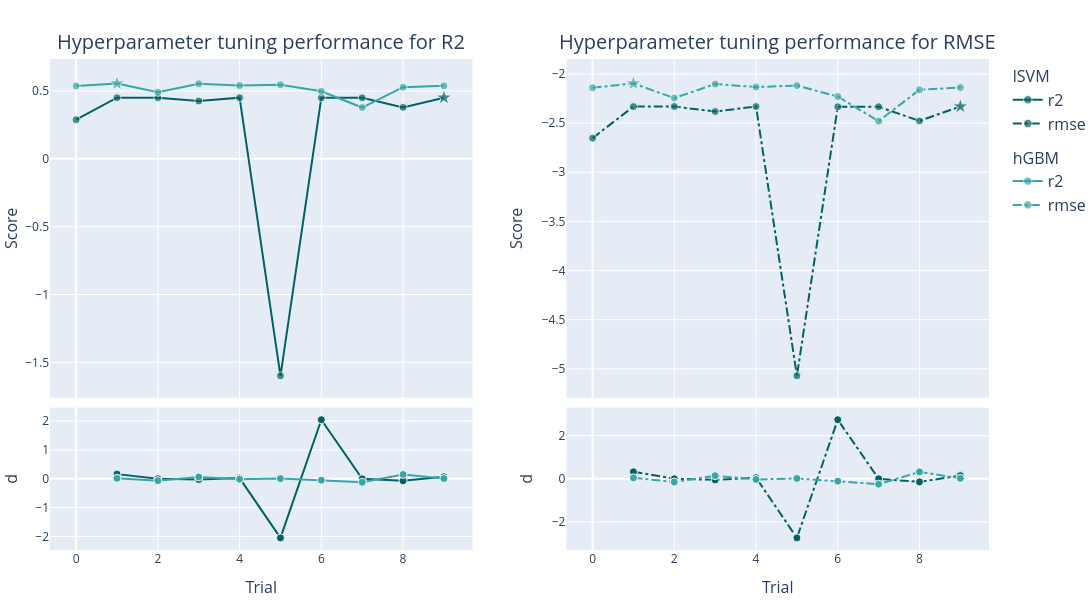

Write notebook code for a chart like this one.
### Code cell
# Alguns gráficos permitem escolher a métrica que queremos mostrar
with experionml.canvas():
    experionml.plot_trials(metric="r2", title="Hyperparameter tuning performance for R2")
    experionml.plot_trials(metric="rmse", title="Hyperparameter tuning performance for RMSE")

### Figure 1 — Plotly figure (JSON) as saved in the notebook; plotly's stock layout.template omitted (floating-point values rounded to 4 significant figures)
{"data": [{"legendgroup": "lSVM", "legendgrouptitle": {"font": {"size": 16}, "text": "lSVM"}, "line": {"color": "rgb(0, 98, 98)", "dash": "solid", "width": 2}, "marker": {"color": "rgb(0, 98, 98)", "line": {"color": "rgba(255, 255, 255, 0.9)", "width": 1}, "size": [8, 8, 8, 8, 8, 8, 8, 8, 8, 12.0], "symbol": ["circle", "circle", "circle", "circle", "circle", "circle", "circle", "circle", "circle", "star"]}, "mode": "lines+markers", "name": "r2", "showlegend": true, "type": "scatter", "x": [0, 1, 2, 3, 4, 5, 6, 7, 8, 9], "xaxis": "x2", "y": [0.2887, 0.4507, 0.451, 0.4266, 0.4509, -1.6, 0.4499, 0.4499, 0.3798, 0.4512], "yaxis": "y"}, {"hovertemplate": "(%{x}, %{y})<extra>lSVM - r2</extra>", "legendgroup": "lSVM", "legendgrouptitle": {"font": {"size": 16}, "text": "lSVM"}, "line": {"color": "rgb(0, 98, 98)", "dash": "solid", "width": 2}, "marker": {"color": "rgb(0, 98, 98)", "line": {"color": "rgba(255, 255, 255, 0.9)", "width": 1}, "size": 8, "symbol": "circle"}, "mode": "lines+markers", "name": "r2", "showlegend": false, "type": "scatter", "x": [0, 1, 2, 3, 4, 5, 6, 7, 8, 9], "xaxis": "x2", "y": [NaN, 0.1619, 0.0003061, -0.02434, 0.02432, -2.05, 2.049, 3.141e-06, -0.07009, 0.0714], "yaxis": "y2"}, {"legendgroup": "hGBM", "legendgrouptitle": {"font": {"size": 16}, "text": "hGBM"}, "line": {"color": "rgb(56, 166, 165)", "dash": "solid", "width": 2}, "marker": {"color": "rgb(56, 166, 165)", "line": {"color": "rgba(255, 255, 255, 0.9)", "width": 1}, "size": [8, 12.0, 8, 8, 8, 8, 8, 8, 8, 8], "symbol": ["circle", "star", "circle", "circle", "circle", "circle", "circle", "circle", "circle", "circle"]}, "mode": "lines+markers", "name": "r2", "showlegend": true, "type": "scatter", "x": [0, 1, 2, 3, 4, 5, 6, 7, 8, 9], "xaxis": "x2", "y": [0.5373, 0.556, 0.4906, 0.5535, 0.5403, 0.5466, 0.4977, 0.3783, 0.5285, 0.5381], "yaxis": "y"}, {"hovertemplate": "(%{x}, %{y})<extra>hGBM - r2</extra>", "legendgroup": "hGBM", "legendgrouptitle": {"font": {"size": 16}, "text": "hGBM"}, "line": {"color": "rgb(56, 166, 165)", "dash": "solid", "width": 2}, "marker": {"color": "rgb(56, 166, 165)", "line": {"color": "rgba(255, 255, 255, 0.9)", "width": 1}, "size": 8, "symbol": "circle"}, "mode": "lines+markers", "name": "r2", "showlegend": false, "type": "scatter", "x": [0, 1, 2, 3, 4, 5, 6, 7, 8, 9], "xaxis": "x2", "y": [NaN, 0.01877, -0.06542, 0.06292, -0.0132, 0.006299, -0.04888, -0.1195, 0.1502, 0.009631], "yaxis": "y2"}, {"legendgroup": "lSVM", "legendgrouptitle": {"font": {"size": 16}, "text": "lSVM"}, "line": {"color": "rgb(0, 98, 98)", "dash": "dashdot", "width": 2}, "marker": {"color": "rgb(0, 98, 98)", "line": {"color": "rgba(255, 255, 255, 0.9)", "width": 1}, "size": [8, 8, 8, 8, 8, 8, 8, 8, 8, 12.0], "symbol": ["circle", "circle", "circle", "circle", "circle", "circle", "circle", "circle", "circle", "star"]}, "mode": "lines+markers", "name": "rmse", "showlegend": true, "type": "scatter", "x": [0, 1, 2, 3, 4, 5, 6, 7, 8, 9], "xaxis": "x4", "y": [-2.653, -2.331, -2.331, -2.382, -2.331, -5.072, -2.333, -2.333, -2.477, -2.33], "yaxis": "y3"}, {"hovertemplate": "(%{x}, %{y})<extra>lSVM - rmse</extra>", "legendgroup": "lSVM", "legendgrouptitle": {"font": {"size": 16}, "text": "lSVM"}, "line": {"color": "rgb(0, 98, 98)", "dash": "dashdot", "width": 2}, "marker": {"color": "rgb(0, 98, 98)", "line": {"color": "rgba(255, 255, 255, 0.9)", "width": 1}, "size": 8, "symbol": "circle"}, "mode": "lines+markers", "name": "rmse", "showlegend": false, "type": "scatter", "x": [0, 1, 2, 3, 4, 5, 6, 7, 8, 9], "xaxis": "x4", "y": [NaN, 0.3214, 0.0006497, -0.05111, 0.05106, -2.741, 2.739, 6.66e-06, -0.1442, 0.147], "yaxis": "y4"}, {"legendgroup": "hGBM", "legendgrouptitle": {"font": {"size": 16}, "text": "hGBM"}, "line": {"color": "rgb(56, 166, 165)", "dash": "dashdot", "width": 2}, "marker": {"color": "rgb(56, 166, 165)", "line": {"color": "rgba(255, 255, 255, 0.9)", "width": 1}, "size": [8, 12.0, 8, 8, 8, 8, 8, 8, 8, 8], "symbol": ["circle", "star", "circle", "circle", "circle", "circle", "circle", "circle", "circle", "circle"]}, "mode": "lines+markers", "name": "rmse", "showlegend": true, "type": "scatter", "x": [0, 1, 2, 3, 4, 5, 6, 7, 8, 9], "xaxis": "x4", "y": [-2.14, -2.096, -2.245, -2.102, -2.133, -2.118, -2.229, -2.48, -2.16, -2.138], "yaxis": "y3"}, {"hovertemplate": "(%{x}, %{y})<extra>hGBM - rmse</extra>", "legendgroup": "hGBM", "legendgrouptitle": {"font": {"size": 16}, "text": "hGBM"}, "line": {"color": "rgb(56, 166, 165)", "dash": "dashdot", "width": 2}, "marker": {"color": "rgb(56, 166, 165)", "line": {"color": "rgba(255, 255, 255, 0.9)", "width": 1}, "size": 8, "symbol": "circle"}, "mode": "lines+markers", "name": "rmse", "showlegend": false, "type": "scatter", "x": [0, 1, 2, 3, 4, 5, 6, 7, 8, 9], "xaxis": "x4", "y": [NaN, 0.04383, -0.1491, 0.1432, -0.03085, 0.01466, -0.1112, -0.251, 0.3202, 0.02217], "yaxis": "y4"}], "layout": {"annotations": [{"font": {"size": 20}, "showarrow": false, "text": "Hyperparameter tuning performance for R2", "x": 0.225, "xanchor": "center", "xref": "paper", "y": 1.005, "yanchor": "bottom", "yref": "paper"}, {"font": {"size": 20}, "showarrow": false, "text": "Hyperparameter tuning performance for RMSE", "x": 0.775, "xanchor": "center", "xref": "paper", "y": 1.005, "yanchor": "bottom", "yref": "paper"}], "font": {"size": 12}, "height": 600, "hoverlabel": {"font": {"size": 16}}, "hovermode": "x unified", "legend": {"bgcolor": "rgba(255, 255, 255, 0.5)", "font": {"size": 16}, "groupclick": "togglegroup", "traceorder": "grouped"}, "margin": {"b": 50, "l": 50, "pad": 0, "r": 0, "t": 59}, "showlegend": true, "title": {"font": {"size": 24}, "pad": {"b": 15, "t": 15}, "x": 0.5, "xanchor": "center", "xref": "paper", "y": 1, "yanchor": "top"}, "width": 1250, "xaxis": {"anchor": "y", "automargin": true, "domain": [0.0, 0.45], "showticklabels": false, "title": {"font": {"size": 16}}}, "xaxis2": {"anchor": "y2", "automargin": true, "domain": [0.0, 0.45], "title": {"font": {"size": 16}, "text": "Trial"}}, "xaxis3": {"anchor": "y3", "automargin": true, "domain": [0.55, 1.0], "showticklabels": false, "title": {"font": {"size": 16}}}, "xaxis4": {"anchor": "y4", "automargin": true, "domain": [0.55, 1.0], "title": {"font": {"size": 16}, "text": "Trial"}}, "yaxis": {"anchor": "x2", "automargin": true, "domain": [0.31, 1.0], "title": {"font": {"size": 16}, "text": "Score"}}, "yaxis2": {"anchor": "x2", "automargin": true, "domain": [0.0, 0.29], "title": {"font": {"size": 16}, "text": "d"}}, "yaxis3": {"anchor": "x4", "automargin": true, "domain": [0.31, 1.0], "title": {"font": {"size": 16}, "text": "Score"}}, "yaxis4": {"anchor": "x4", "automargin": true, "domain": [0.0, 0.29], "title": {"font": {"size": 16}, "text": "d"}}}}
